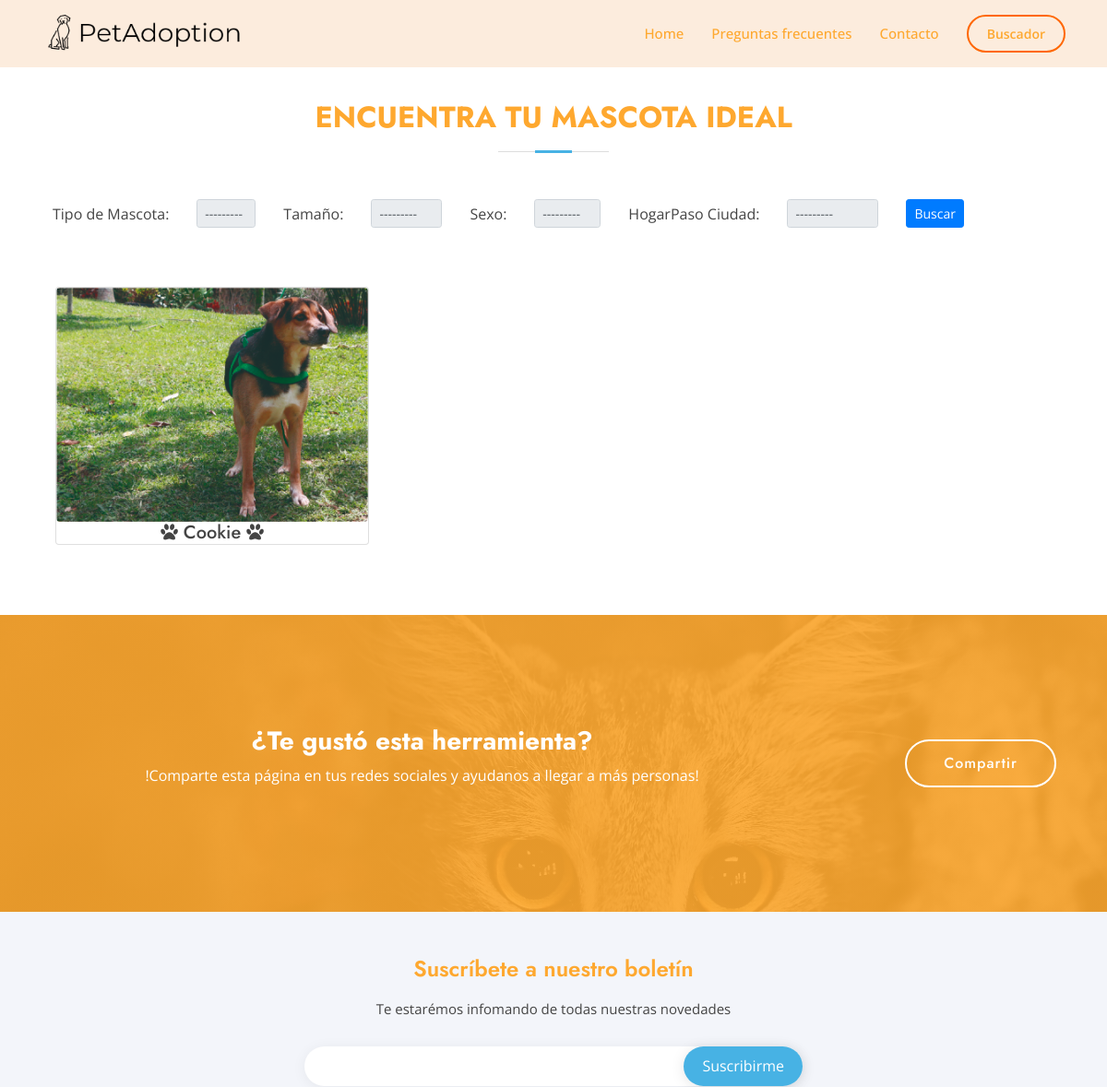
The page /buscador/ (upper part) on the database as committed earlier.
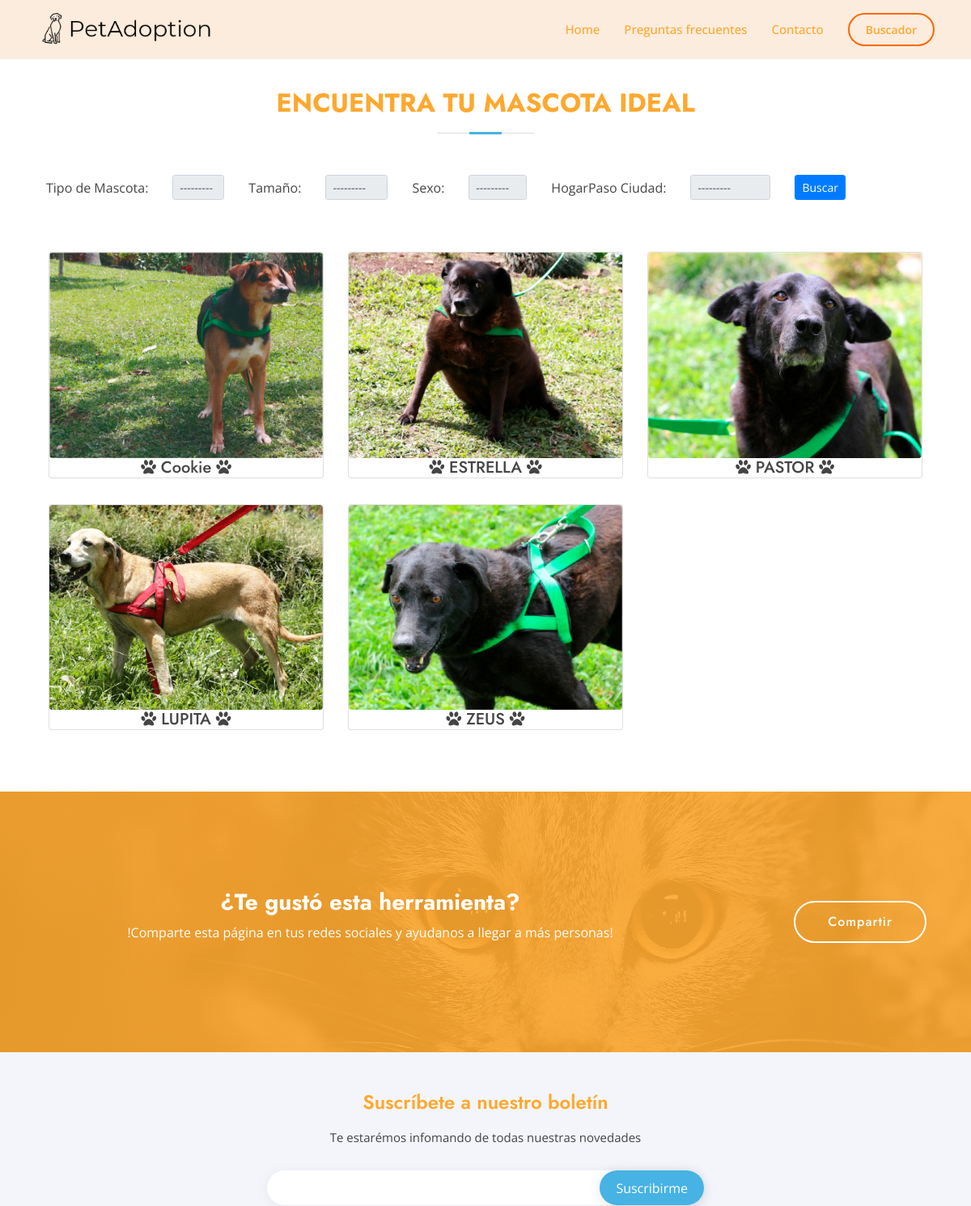
The same page on the database as committed later.
### buscador/models.py (models this page shows)
class Mascota (models.Model):
    ESPECIE = (('Canino','Canino'),
                ('Felino','Felino'),)
    TAMANO = (('Grande','Grande'),
                ('Mediano','Mediano'),
                ('Pequeño','Pequeño'),)
    GENERO = (('Macho','Macho'),
                ('Hembra','Hembra'),)
    VACUNACION = (('Vacunado','Vacunado'),
                ('No vacunado','No vacunado'),)
    ESTERILIZACION = (('Esterilizado','Esterilizado'),
                ('No esterilizado','No esterilizado'),)
    idMascota = models.BigAutoField(primary_key=True)
    nombreMascota = models.CharField("Nombre mascota", max_length=30)
    especieMascota = models.CharField("Tipo de Mascota",max_length=515, choices= ESPECIE)
    edad = models.CharField("Edad,", max_length=9)
    raza = models.CharField("Raza", max_length=30)
    tamanoMascota = models.CharField("Tamaño", max_length=15, choices= TAMANO)
    sexo = models.CharField("Sexo",max_length=15, choices= GENERO)
    vacunacion = models.CharField("Estado de Vacunación", max_length=15, choices= VACUNACION)
    esterilizacion = models.CharField("Estado de Esterilización", max_length=30, choices=ESTERILIZACION)
    imagen = models.ImageField(upload_to ="Mascotas")
    HogarPaso = models.ForeignKey(HogarPaso, on_delete=models.CASCADE)

### buscador/views.py (the view)
# urls.py: path('', views.buscador, name ='buscador'),
def buscador (request):
    mascota =  Mascota.objects.all()
    myfilter = mascotaFilter(request.GET, queryset= mascota)
    mascota = myfilter.qs
    context = {"mascotas":mascota,'filter': myfilter}
    return render(request,'buscador.html', context)

### core/templatetags/custom_tags.py (called while the page is built)
@register.simple_tag
def anchor(url_name, section_id):
    return reverse(url_name) + '#' + section_id

### buscador/templates/buscador.html (shortened to what this page needs)
{% extends 'base.html' %}
{% load static %}
{% load widget_tweaks %}
{% block content %}
    <section id="buscador" class="about">
      <div class="container" data-aos="fade-up">
        <div class="row">
          <div class="section-title">
            <h2>Encuentra tu mascota ideal</h2>
          </div>
        </div>
        <div class="row align-items-center mb-5">
          <form class= "align-items-center text-center" method="get">
            <div class="form-inline  ">
              <div class="form-group">
                <div class="col-auto">
                    {{ filter.form.especieMascota.label_tag }}
                </div>
                <div class="col-auto">
                  {% render_field filter.form.especieMascota class="form-control form-control-sm" %}
                </div>
              </div>
              <div class="form-group">
                <div class="col-auto">
                  {{ filter.form.tamanoMascota.label_tag }}
                </div>
                <div class="col-auto">
                  {% render_field filter.form.tamanoMascota class="form-control form-control-sm" %}
                </div>
              </div>
              <div class="form-group">
                <div class="col-auto">
                  {{ filter.form.sexo.label_tag }}
                </div>
                <div class="col-auto">
                  {% render_field filter.form.sexo class="form-control form-control-sm" %}
                </div>
              </div>
              <div class="form-group">
                <div class="col-auto">
                  {{ filter.form.HogarPaso__ciudad.label_tag }}
                </div>
                <div class="col-auto">
                  {% render_field filter.form.HogarPaso__ciudad class="form-control form-control-sm" %}
                </div>
              </div>
              <div class="col-auto">
                <button class="btn btn-primary btn-sm" type ="submit">Buscar</button>
              </div>
            </div>
          </form>
        </div>
        <div class="col-md 9">
          <div class="row ">
            {% for mascota in mascotas %}
              <div class="col-md-4">
                <div class="card my-3 rounded">
                  <img class="image-tumbail rounded"
                  src="{{mascota.imagen.url}}" alt="Card image cap">
                  <div class="text-center align-middle">
                      <h5 class = "card-title mb-0"><i class="fa fa-paw" aria-hidden="true"></i> {{mascota.nombreMascota}} <i class="fa fa-paw" aria-hidden="true"></i></h5>
                  </div>
                </div>
              </div>
            {% endfor %}
          </div>
        </div>
      </div>
    </section>
{% endblock %}

### core/templates/base.html (shortened to what this page needs)
{% load static %}
{% load crispy_forms_tags %}
{% load custom_tags %}
<!DOCTYPE html>
<html lang="en">
<head>
    <link href="{% static '/vendor/aos/aos.css' %}" rel="stylesheet">
    <link href="{% static '/vendor/bootstrap/css/bootstrap.min.css' %}"  rel="stylesheet" >
    <link href="{% static '/vendor/bootstrap-4/css/bootstrap.min.css' %}"  rel="stylesheet" >
    <link href="{% static '/vendor/bootstrap-icons/bootstrap-icons.css' %}"  rel="stylesheet">
    <link href="{% static '/vendor/boxicons/css/boxicons.min.css' %}"  rel="stylesheet">
    <link href="{% static '/vendor/glightbox/css/glightbox.min.css' %}"  rel="stylesheet">
    <link href="{% static '/vendor/remixicon/remixicon.css' %}"  rel="stylesheet">
    <link href="{% static '/vendor/font-awesome-4.7.0/css/font-awesome.min.css' %}" rel="stylesheet">
    <link href="{% static '/css/style2.css' %}" rel="stylesheet">
</head>
  <header id="header" class="fixed-top header-inner-pages">
    <div class="container d-flex align-items-center">
      <a href="{% url 'home' %}" class="logo me-auto"><img src="{% static '/img/logo.png' %}" alt="" class="img-fluid"></a>
      <nav id="navbar" class="navbar">
        <ul>
          <li {% if request.path == '/' %} active {% endif %}>
            <a class="nav-link scrollto" href="{% url 'home' %}">Home</a></li>
          <li><a class="nav-link scrollto" href="{% anchor 'home' 'faq' %}">Preguntas frecuentes</a></li>
          <li><a class="nav-link scrollto" href="{% url 'contacto' %}">Contacto</a></li>
          <li><a class="getstarted scrollto" href="{% url 'buscador' %}">Buscador</a></li>
        </ul>
      </nav>
    </div>
  </header>
  <main id="main">
{% block content %}{% endblock %}
    <section id="cta" class="cta">
      <div class="container" data-aos="zoom-in">
        <div class="row">
          <div class="col-lg-9 text-center text-lg-start">
            <h3>¿Te gustó esta herramienta?</h3>
            <p> !Comparte esta página en tus redes sociales y ayudanos a llegar a más personas!</p>
          </div>
          <div class="col-lg-3 cta-btn-container text-center">
            <a class="cta-btn align-middle" href="#">Compartir</a>
          </div>
        </div>
      </div>
    </section>
  </main>
  <footer id="footer">
    <div class="footer-newsletter">
      <div class="container">
        <div class="row justify-content-center">
          <div class="col-lg-6">
            <h4>Suscríbete a nuestro boletín</h4>
            <p>Te estarémos infomando de todas nuestras novedades</p>
            <form action="" method="post">
              <input type="email" name="email"><input type="submit" value="Suscribirme">
            </form>
          </div>
        </div>
      </div>
    </div>
  </footer>
</body>

### core/static/css/style2.css (style rules this page uses)
a { color: #47b2e4; text-decoration: none; }
h1, h2, h3, h4, h5, h6 { font-family: "Jost", sans-serif; }
#header { -webkit-transition: all 0.5s; transition: all 0.5s; z-index: 997; padding: 15px 0; }
#header.header-scrolled, #header.header-inner-pages { background: #fcecdd; }
#header .logo { font-size: 30px; margin: 0; padding: 0; line-height: 1; font-weight: 500; letter-spacing: 2px; text-transform: uppercase; }
#header .logo img { max-height: 40px; }
.navbar { padding: 0; }
.navbar ul { margin: 0; padding: 0; display: -webkit-box; display: -ms-flexbox; display: flex; list-style: none; -webkit-box-align: center; -ms-flex-align: center; align-items: center; }
.navbar li { position: relative; }
.navbar a { display: -webkit-box; display: -ms-flexbox; display: flex; -webkit-box-align: center; -ms-flex-align: center; align-items: center; -webkit-box-pack: justify; -ms-flex-pack: justify; justify-content: space-between; padding: 10px 0 10px 30px; font-size: 15px; font-weight: 500; color: #fea82f; white-space: nowrap; -webkit-transition: 0.3s; transition: 0.3s; }
.navbar .getstarted { padding: 8px 20px; margin-left: 30px; border-radius: 50px; color: #fea82f; font-size: 14px; border: 2px solid #ff6701; font-weight: 600; }
section { padding: 60px 0; overflow: hidden; }
.section-title { text-align: center; padding-bottom: 30px; }
.section-title h2 { font-size: 32px; font-weight: bold; text-transform: uppercase; margin-bottom: 20px; padding-bottom: 20px; position: relative; color: #fea82f; }
.section-title h2::before { content: ''; position: absolute; display: block; width: 120px; height: 1px; background: #ddd; bottom: 1px; left: calc(50% - 60px); }
.section-title h2::after { content: ''; position: absolute; display: block; width: 40px; height: 3px; background: #47b2e4; bottom: 0; left: calc(50% - 20px); }
.cta { background: -webkit-gradient(linear, left top, left bottom, from(rgba(254, 168, 47, 0.9)), to(rgba(254, 168, 47, 0.9))), url("../img/cta-bg.jpg") fixed center center; background: linear-gradient(rgba(254, 168, 47, 0.9), rgba(254, 168, 47, 0.9)), url("../img/cta-bg.jpg") fixed center center; background-size: cover; padding: 120px 0; }
.cta h3 { color: #fff; font-size: 28px; font-weight: 700; }
.cta p { color: #fff; }
.cta .cta-btn { font-family: "Jost", sans-serif; font-weight: 500; font-size: 16px; letter-spacing: 1px; display: inline-block; padding: 12px 40px; border-radius: 50px; -webkit-transition: 0.5s; transition: 0.5s; margin: 10px; border: 2px solid #fff; color: #fff; }
@media (min-width: 769px) { .cta .cta-btn-container { display: -webkit-box; display: -ms-flexbox; display: flex; -webkit-box-align: center; -ms-flex-align: center; align-items: center; -webkit-box-pack: end; -ms-flex-pack: end; justify-content: flex-end; } }
#footer { font-size: 14px; background: #ff6701; }
#footer .footer-newsletter { padding: 50px 0; background: #f3f5fa; text-align: center; font-size: 15px; color: #444444; }
#footer .footer-newsletter h4 { font-size: 24px; margin: 0 0 20px 0; padding: 0; line-height: 1; font-weight: 600; color: #fea82f; }
#footer .footer-newsletter form { margin-top: 30px; background: #fff; padding: 6px 10px; position: relative; border-radius: 50px; -webkit-box-shadow: 0px 2px 15px rgba(0, 0, 0, 0.06); box-shadow: 0px 2px 15px rgba(0, 0, 0, 0.06); text-align: left; }
#footer .footer-newsletter form input[type="email"] { border: 0; padding: 4px 8px; width: calc(100% - 100px); }
#footer .footer-newsletter form input[type="submit"] { position: absolute; top: 0; right: 0; bottom: 0; border: 0; background: none; font-size: 16px; padding: 0 20px; background: #47b2e4; color: #fff; -webkit-transition: 0.3s; transition: 0.3s; border-radius: 50px; -webkit-box-shadow: 0px 2px 15px rgba(0, 0, 0, 0.1); box-shadow: 0px 2px 15px rgba(0, 0, 0, 0.1); }

Rows that differ between the two databases and show on the page:
added Mascota: imagen (picture), nombreMascota "ESTRELLA"
added Mascota: imagen (picture), nombreMascota "PASTOR"
added Mascota: imagen (picture), nombreMascota "LUPITA"
added Mascota: imagen (picture), nombreMascota "ZEUS"
